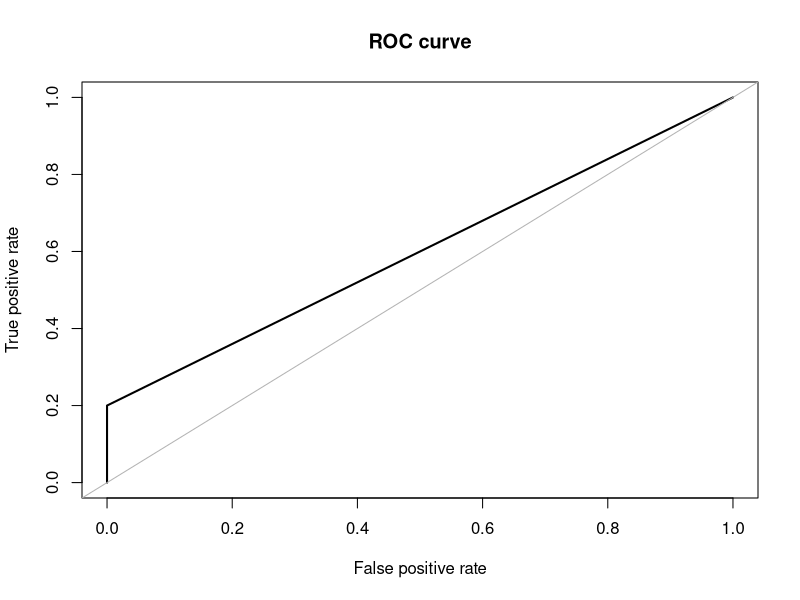
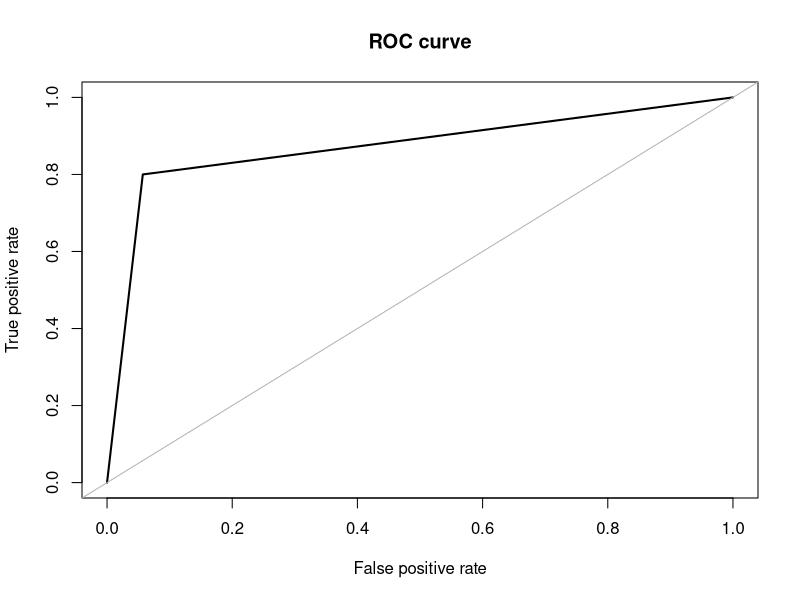
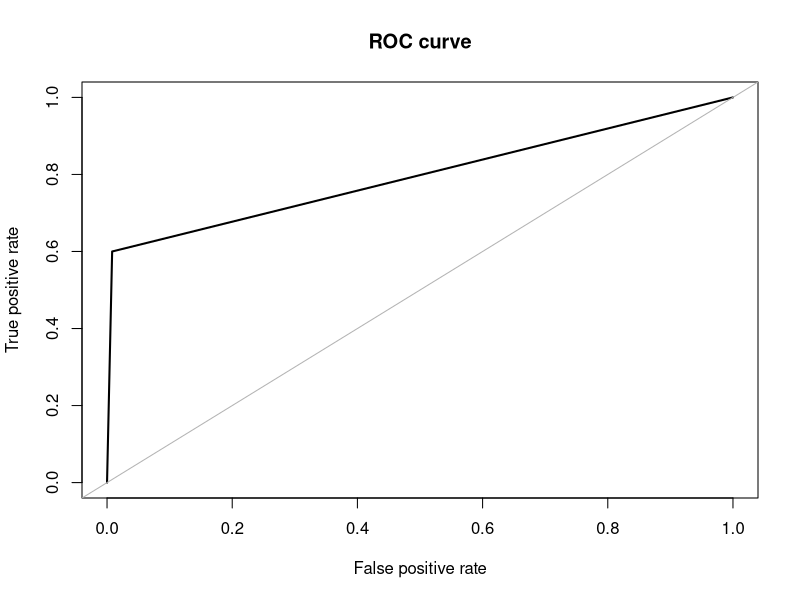
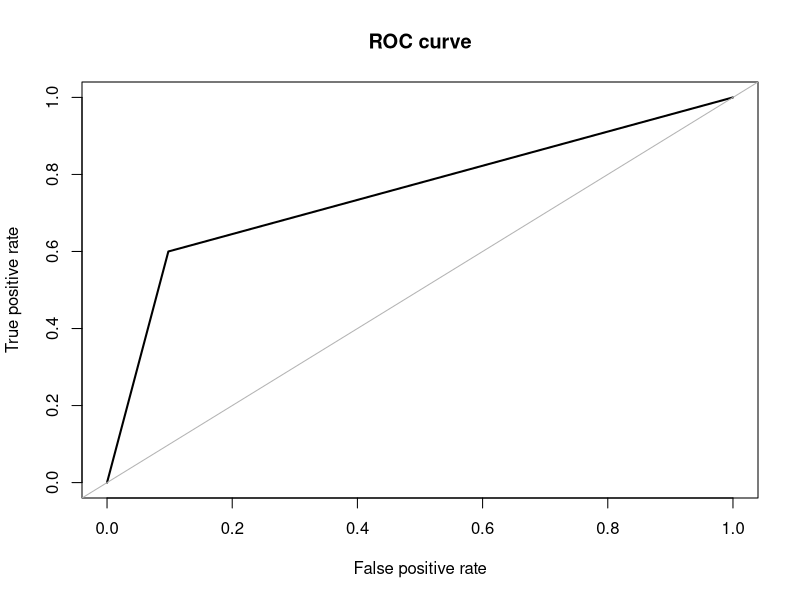
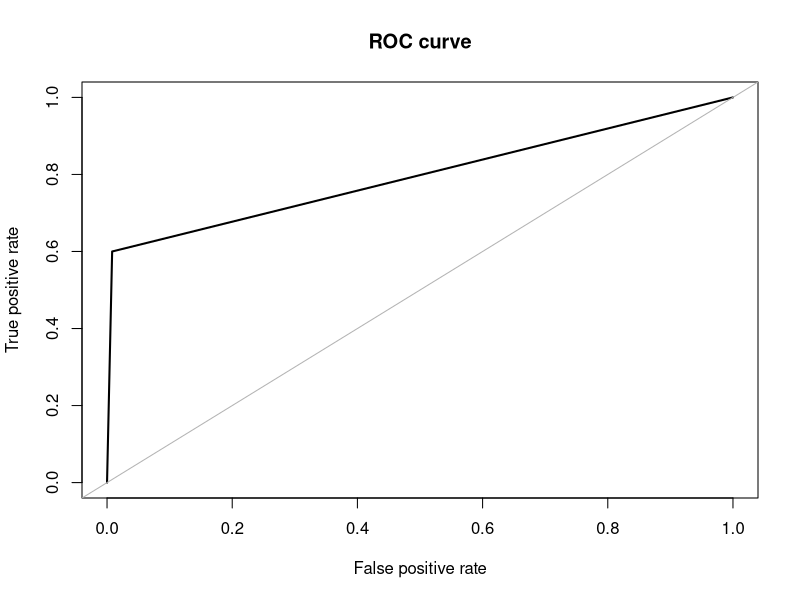

Here is the R script that generated these plots, in order:
install.packages("ROSE")
library(ROSE)

??hacide

data(hacide)
table(hacide.test$cls)

table(hacide.train$cls)

library(rpart) # helps to create decision tree
dtree<-rpart(cls~.,data=hacide.train)
predictTree<-predict(dtree,newdata = hacide.test,type = "class")
predictTree
library(caret)
confusionMatrix(predictTree,hacide.test$cls)


roc.curve(hacide.test$cls,predictTree)

#over Sampling

# N is calculated by doing 2*980 (over) and 2*20 (under)
data_balanced_over<-ovun.sample(cls~.,data=hacide.train,method = "over", N=1960)#over under sample function

table(data_balanced_over$data$cls)

#undersampling

data_balanced_under<-ovun.sample(cls~.,data=hacide.train,method = "under", N=40)#over under sample function

table(data_balanced_under$data$cls)

#both
data_balanced_both<-ovun.sample(cls~.,data=hacide.train,method = "both",p=0.5, N=1000,seed=1234)

table(data_balanced_both$data$cls)

#synthetic generation of Data

data.rose<-ROSE(cls~.,data=hacide.train,seed=123)
table(data.rose$data$cls)

tree.rose<-rpart(cls~.,data=data.rose$data)
tree.over<-rpart(cls~.,data=data_balanced_over$data)
tree.under<-rpart(cls~.,data=data_balanced_under$data)
tree.both<-rpart(cls~.,data=data_balanced_both$data)

#predict

predictTree.rose<-predict(tree.rose,newdata = hacide.test,type = "class")
predictTree.over<-predict(tree.over,newdata = hacide.test,type = "class")
predictTree.under<-predict(tree.under,newdata = hacide.test,type = "class")
predictTree.both<-predict(tree.both,newdata = hacide.test,type = "class")


#ROSE
confusionMatrix(predictTree.rose,hacide.test$cls)
roc.curve(hacide.test$cls,predictTree.rose)

#over

confusionMatrix(predictTree.over,hacide.test$cls)
roc.curve(hacide.test$cls,predictTree.over)

#under
confusionMatrix(predictTree.under,hacide.test$cls)
roc.curve(hacide.test$cls,predictTree.under)

#Both

confusionMatrix(predictTree.both,hacide.test$cls)
roc.curve(hacide.test$cls,predictTree.both)
